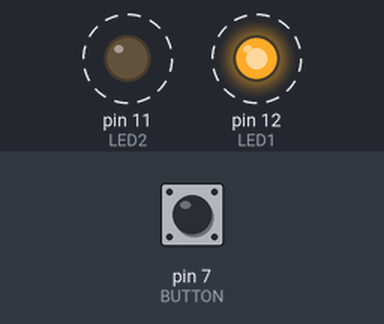
Simulated run of this sketch. Board: Arduino Uno, built with avr-gcc and run on an emulated ATmega328P. Shown: output pins drawn as LEDs (lit = HIGH). Dashed ring = blinking. The test bench sets the inputs (shaded band); at power-on: pin 7 (BUTTON) LOW. What the sketch prints to the serial monitor is not drawn.

Above: at 2.8 s.
2.9 s: pin 7 (BUTTON) pulled HIGH for 1.15 s
Timing chart, 0 to 13.5 s (numbered marks = the images above; inputs shaded):
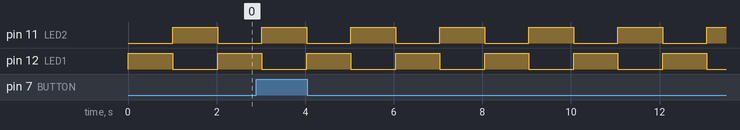

The sketch:

Blinkers_and_button.ino
```cpp
/*
Small Arduino Uno example

2 leds connected to Pins 12 and 11 (via 1k resistors)
Button connected to Pin 7 (10k pull-up, 100ohm to pin)

Leds are happily blinking (1s interval)
Pressing button echoes state change into Serial Monitor (long press)

This example is in public domain
mika.nokka1@gmail.com

 */

#define LED1 12  // Pin12
#define LED2 11  // Pin11
#define BUTTON 7 // Pin7

int i;  // first button read
int i2; // second button read
int state; // current button state
int button=BUTTON; // Pin7 reads the button
int counter=0; // delay to print separator line

// Reset initializing code
void setup() {
  pinMode(LED1, OUTPUT);  // Led1
  pinMode(LED2, OUTPUT);  // Led2
  pinMode(BUTTON, INPUT);    // Button
  Serial.begin(9600);
  state = 0; // set initial state
  Serial.println("Hello world! This is Arduino");
}

// Neverending loop
void loop() {
  i=digitalRead(button);
  delay(10);  // read twice with small delay to be sure
  i2=digitalRead(button);

  if (i==i2) {
    if (i !=state) {  // Buttton state has been changed
        if (i == LOW) { // Pressed?
        Serial.println("*** Button pressed");
      }
       if(i==HIGH) { // Released?
       Serial.println("--- Button released");
      }
      state=i2; // set new button state
    }
  }
  digitalWrite(12, HIGH);   // Led1 ON Led2 OFF
  digitalWrite(11, LOW);
  delay(1000);   // 1s wait
  counter=counter+1;
  if (counter>=10) {
    Serial.println("----------");  // sepator line every 10th time
    counter=0;
    }

  digitalWrite(12, LOW);    // Led1 OFF Led2 ON
  digitalWrite(11, HIGH);
  delay(1000);   // 1s wait

}
```

Measured:
- by itself, pin 11 (LED2), pin 12 (LED1): alternates HIGH for 1.0 s and LOW for 1.0 s
